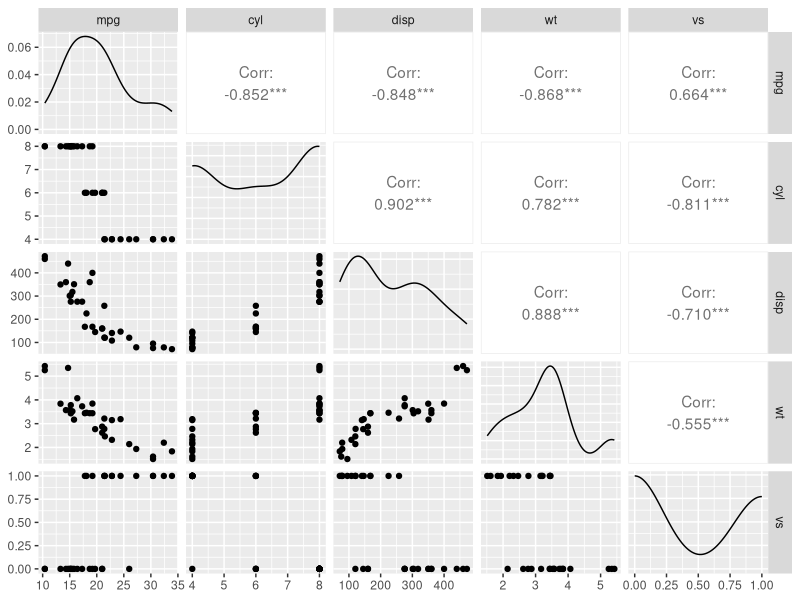
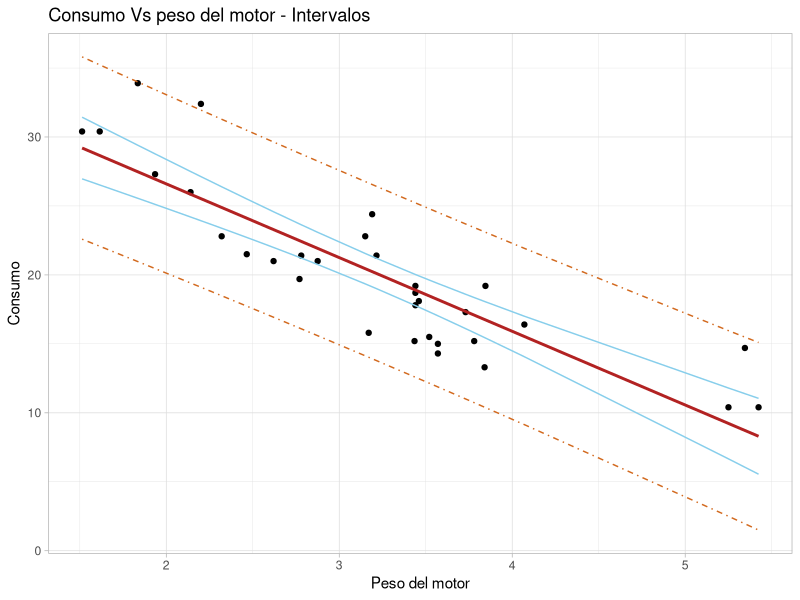
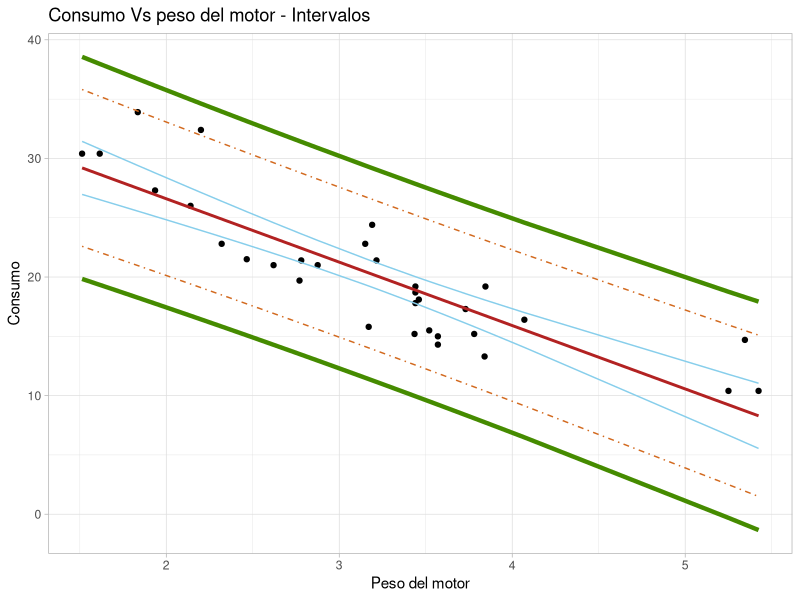

These figures' R source, in order: (Note: this script raises an error after producing the figures.)
library(ggplot2)
library(GGally)

data("mtcars")
autos<-mtcars[,c(1:3,6,8)]

#analizo relación
ggpairs(autos)

#a) Sólo considero X2
#x: wt, y: mpg
g2<-ggplot(autos, aes(x=wt, y=mpg)) + 
  geom_point()+
  xlab("Peso del motor")+
  ylab("Rendimiento")

#realizamos el ajuste
mpg<-autos$mpg
wt<-autos$wt
#reg<-lm(mpg~wt,data=autos)
reg<-lm(mpg~wt)

# Calculamos los intervalos usando la fórmula

# a) Intervalos de CONFIANZA
n<-nrow(autos)
X<-model.matrix(reg) #crea una matriz de disenio.
p<-ncol(X) #cant de parametros a estimar

res<-reg$residuals 

#calculo manual de los residuos:
#x<-autos$wt
#y<-autos$mpg
#beta_sombrero<-reg$coefficients
#y_sombrero<-beta_sombrero[1]+beta_sombrero[2]*x
#residuos<-y-y_sombrero

s2<-t(res)%*%res/(n-p)
A<-solve(t(X)%*%X)

#Podemos hacer la cuenta a mano...
IC<-matrix(0,nrow = n,ncol=2)
for(i in 1:n){
  IC[i,]<-c(reg$fitted.values[i]-qt(0.975,n-p)*sqrt(s2*t(X[i,])%*%A%*%X[i,]),
            reg$fitted.values[i]+qt(0.975,n-p)*sqrt(s2*t(X[i,])%*%A%*%X[i,])) 
}

# O dejamos que lo haga R
int<-predict(reg,interval = "confidence", level = 0.95) 


# b) Intervalos de PREDICCION

ICP<-matrix(0,nrow = n,ncol=2)
for(i in 1:n)
{
  ICP[i,]<-c(reg$fitted.values[i]-qt(0.975,n-p)*sqrt(s2[1,1]*(1+t(X[i,])%*%A%*%X[i,])),
             reg$fitted.values[i]+qt(0.975,n-p)*sqrt(s2[1,1]*(1+t(X[i,])%*%A%*%X[i,]))) 
}


# o con R

intP<-predict(reg,interval = "prediction", level = 0.95)

# Creamos un nuevo data frame con toda la información

intervalos<-data.frame(cbind(autos,IC,ICP))

g<-ggplot(intervalos)+
  geom_point(aes(x=wt,y=mpg))+
  geom_line(aes(x=wt,y=X1), col="skyblue")+
  geom_line(aes(x=wt,y=X2), col="skyblue")+
  geom_line(aes(x=wt,y=X1.1), col="chocolate",lty=4)+
  geom_line(aes(x=wt,y=X2.1), col="chocolate",lty=4)+
  geom_smooth(aes(x=wt,y=mpg),method="lm", col="firebrick",se=FALSE)+
  labs(title="Consumo Vs peso del motor - Intervalos", 
       y="Consumo", x="Peso del motor")+
  theme_light()
g




# Bandas de confianza
BC<-matrix(0,nrow = n,ncol=2)
for(i in 1:n)
{
  BC[i,]<-c(reg$fitted.values[i]-sqrt(p*qf(0.975,p,n-p))*sqrt(s2[1,1]*(1+t(X[i,])%*%A%*%X[i,])),
            reg$fitted.values[i]+sqrt(p*qf(0.975,p,n-p))*sqrt(s2[1,1]*(1+t(X[i,])%*%A%*%X[i,]))) 
}

intervalos<-data.frame(cbind(autos,IC,ICP,BC))
g<-ggplot(intervalos)+
  geom_point(aes(x=wt,y=mpg))+
  geom_line(aes(x=wt,y=X1), col="skyblue")+
  geom_line(aes(x=wt,y=X2), col="skyblue")+
  geom_line(aes(x=wt,y=X1.1), col="chocolate",lty=4)+
  geom_line(aes(x=wt,y=X2.1), col="chocolate",lty=4)+
  geom_line(aes(x=wt,y=X1.2), col="chartreuse4",lwd=1.5)+
  geom_line(aes(x=wt,y=X2.2), col="chartreuse4",lwd=1.5)+
  geom_smooth(aes(x=wt,y=mpg),method="lm", col="firebrick",se=FALSE)+
  labs(title="Consumo Vs peso del motor - Intervalos", 
       y="Consumo", x="Peso del motor")+
  theme_light()
g



####################################
#Algunas cosas más
#categórica: cyl
#en el grafico original separando por cilindros (que es una variable categórica):
autos$cyl<-factor(autos$cyl, labels = c("4","6","8"))
autos$vs<-factor(autos$vs, labels = c("V-Shaped","Straight"))

g2+ geom_point(aes(shape=cyl, col=cyl), size=3)


#ahora con los residuos
autos$residuos<-reg$residuals
g3<- ggplot(autos, aes(x=1:32, y=residuos)) + 
  geom_point(aes(shape=cyl, col=cyl), size=3)+
  labs(x="Observacion")
g3


# ahora vamos a estimar los parámetros.

#si el modelo solo tiene a X2:

reg<-lm(mpg~wt,data=autos)

summary(reg)
sum(autos$vs=="Straight")

reg2<-lm(mpg~wt+vs,data=autos)
summary(reg2)


c<-c(0,0,1)
X<-model.matrix(reg2)
beta<-reg2$coefficients

s2<-(t(reg2$residuals)%*%reg2$residuals)/(32-3)
sqrt(s2) #lo que aparece en el summary

f<-(t(c)%*%beta)%*%solve(t(c)%*%solve(t(X)%*%X)%*%c)%*%t(c)%*%beta/s2
sqrt(f) #lo que aparece en el summary

